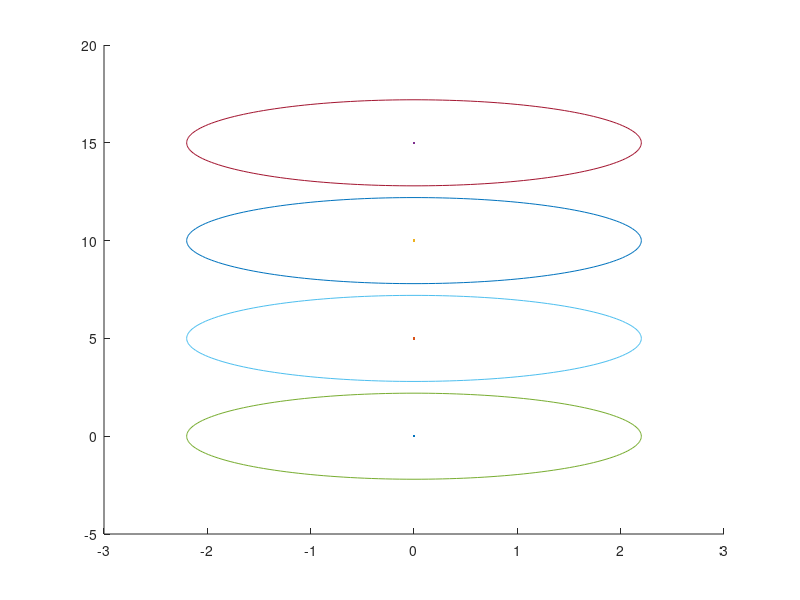

Write MATLAB code to recreate this figure. (Note: this script raises an error after producing the figure.)
clc 
clear all
clf

A=[0 0;0 0];
B=[1 0;0 1];
C=eye(2,2);
D=zeros(2,2);

sys=ss(A,B,C,D);


Num_agen=4;


Ts=0.1;
sysd=c2d(sys,Ts);
Ad=sysd.A;
Bd=sysd.B;
T=50;
%% intial trajectory
count=1;
%X(:,1)=[0;0 ;  20;0 ; 20;20   ;  0;20 ];
X(:,1)=[0;0 ;  0;5 ; 0;10   ;  0;15 ];
for t=0:Ts:10
    if t<2
        u(:,count)=0*ones(2*Num_agen,1);
    else
        u(:,count)=0*ones(2*Num_agen,1);
    end
    for i=1:Num_agen
        X((2*i-1):(2*i),count+1)=Ad*X((2*i-1):(2*i),count)+Bd*u((2*i-1):(2*i),count);
    end
    count=count+1;   
end

X0=X;
for i=1:Num_agen
    hold on
    plot(X((2*i-1),:),X((2*i),:),'.')
end


hold on





%% Laplacian initial traj

X(:,1)=[0;0 ;  0;5 ; 0;15   ;  0;10 ];
%X(:,1)=[20;25 ;  20;20 ; 25;20   ;  25;25 ];
kp = 15.8;
kc = 1.5;
Laplacian = - ones(Num_agen) + Num_agen*eye(Num_agen);
% 
% 
% final = [20;25 ;  20;20 ; 25;20   ;  25;25 ];
% 
% centroid = (ones(Num_agen,Num_agen) * X)/5;
%     centroid_diff = centroid-[final_centeroid(1) final_centeroid(2);final_centeroid(1) final_centeroid(2);final_centeroid(1) final_centeroid(2);final_centeroid(1) final_centeroid(2);final_centeroid(1) final_centeroid(2)];
% 
% V_des = Laplacian*(final-X);



%%
R_obs=2;
R_agent=2.2;
N=length(X(1,:));
obs_center=[
    X(1:2,1)'; ...
    X(3:4,1)'; ...
    X(5:6,1)'; ...
    X(7:8,1)'];
R_plot=[R_agent,R_agent,R_agent,R_agent];
R=2*R_plot;


alpha=1;
obs_num=length(R);
r_default=1;

lambda=10000;

i=1;
figure(1)
tol=0.001;



hold on

theta=linspace(0,2*pi,201);
for j=1:obs_num
    x_theta=R_plot(j)*cos(theta);
    y_theta=R_plot(j)*sin(theta);
    plot(obs_center(j,1)+x_theta,obs_center(j,2)+y_theta)
end
Linear_cost=zeros(1,200);
for iteration=1:60
    


    cvx_solver SDPT3
    cvx_precision best

    cvx_begin 

        variable w(2*Num_agen,N-1)

        variable v(2*Num_agen,N-1)
        variable d(2*Num_agen,N)
        variable U(1,N-1)
        variable s(N*(obs_num-1),Num_agen)
        %variable center(N,2)
        variable v_diff(N-1,Num_agen)
        %variable s_pos(N)
        %minimize (  500*sum(U*Ts) + lambda*sum(sum(abs(v)))  + lambda*(sum(max(s(:,1),0))   +   1*sum(max(s(:,2),0))) )
        
        minimize (  norm(u+w,1) + 10*lambda*sum(sum(abs(v)))  + lambda*(   sum(sum(max(s,0)))   )) 

        subject to
        cvx_precision best
        %cvx_precision low
        E=eye(2);
        d(:,1)==zeros(2*Num_agen,1);

        %center(1,:)==[0,0];


        
        for i=1:N-1
            
            obs_center=[
                X(1:2,i)'; ...
                X(3:4,i)'; ...
                X(5:6,i)'; ...
                X(7:8,i)'];

            center(i,:)=[(X(1,i)+X(3,i)+X(5,i)+X(7,i))/4,(X(2,i)+X(4,i)+X(6,i)+X(8,i))/4];


            final = [20,25 ;  20,20 ; 25,20   ;  25,25 ];
            final_centeroid=[22.5,22.5];
            centroid_diff = center(i,:)-final_centeroid;
            V_des = Laplacian*(final-obs_center);
            V_des=kp*V_des - centroid_diff*kc;
            
            for ii=1:4
                for jj=1:2
                    if V_des(ii,jj)>8
                        V_dess(jj+2*(ii-1),1)=8;
                    elseif V_des(ii,jj)<-8
                        V_dess(jj+2*(ii-1),1)=-8;
                    else
                        V_dess(jj+2*(ii-1),1)=V_des(ii,jj);
                    end
                end
            end
            
            

            for j=1:Num_agen


                -r_default<=w((2*j-1):(2*j),i)<=r_default;
  


                X((2*j-1):(2*j),i+1)+d((2*j-1):(2*j),i+1)== ...
                    (Ad*X((2*j-1):(2*j),i)+Ad*d((2*j-1):(2*j),i))+ ...
                    (Bd*u((2*j-1):(2*j),i)+Bd*w((2*j-1):(2*j),i))+E*v((2*j-1):(2*j),i);
                U(i)==norm(u(:,i),2);

                v_diff(i,j)==norm(u((2*j-1):(2*j),i)    -   V_dess((2*j-1):(2*j))     ,2);




                countk=1;

                for k=1:obs_num
                    if k==j
                        continue
                    end
                    2*R(k)-norm(X((2*j-1):(2*j),i)-obs_center(k,:)',2)- ...
                        (X((2*j-1):(2*j),i)-obs_center(k,:)')'*(X((2*j-1):(2*j),i)+d((2*j-1):(2*j),i)-obs_center(k,:)') ...
                        /norm(X((2*j-1):(2*j),i)-obs_center(k,:)',2)<=s((countk-1)*(N)+i,j);
                    s((countk-1)*(N)+i,j)>=0;
                    countk=countk+1;
                end
            end

        end

        X(:,N)+d(:,N)==[20+20;25 ;  20+20;20 ; 25+20;20   ;  25+20;25 ];
        
    cvx_end

    % 

    Linear_cost(iteration)=norm((u+w),1) + 10*lambda*sum(sum(abs(v)))  + lambda*(   sum(sum(max(s,0)))   );

    if iteration >= 2
        delta_L = (Linear_cost(iteration) - Linear_cost(iteration-1)) / Linear_cost(iteration);
    else
        delta_L = 1;
    end

    w=full(w);
    v=full(v);
    d=full(d);

    rho0 = 0;
    rho1 = 0.25;
    rho2 = 0.7;
    if Linear_cost(iteration)<=10000
        if abs(delta_L) <= rho0
            r_default = max(r_default, 0.8);
            X = X + d;
            u = u + w;
        elseif abs(delta_L) <= rho1
            r_default = r_default/1.5;
            X = X + d;
            u = u + w;
        elseif abs(delta_L) <= rho2
            r_default = r_default / 3.2;
            X = X + d;
            u = u + w;
        else
            X = X + d;
            u = u + w;
            r_default = 0.8;
        end
    else
        X = X + d;
        u = u + w;
        r_default = 0.8;
    end
    abs(delta_L);
    r_default
    hold on
    for i=1:Num_agen
        hold on
        plot(X((2*i-1),:),X((2*i),:),'.')
    end
    ss=0;



    for i=1:N
        
        obs_center=[
            X(1:2,i)'; ...
            X(3:4,i)'; ...
            X(5:6,i)'; ...
            X(7:8,i)'];
        for j=1:Num_agen
            countk=1;
            for k=1:obs_num
                if k==j
                    continue
                end
                ss((countk-1)*(N)+i,j)=R(k)-norm(X((2*j-1):(2*j),i)-obs_center(k,:)',2);
                countk=countk+1;
            end
        end
        
    end

    ss_max=max(ss);


    
    
    if max(max(ss))<0 && iteration>40
        break;
    end
    pause(0.01)
end


%%
figure(2)
hold on
for i=1:N
    for j=1:Num_agen
        hold on
        if j==1
            plot(X((2*j-1),i),X((2*j),i),'r.')
        elseif j==2
            plot(X((2*j-1),i),X((2*j),i),'g.')
        elseif j==3
            plot(X((2*j-1),i),X((2*j),i),'b.')
        elseif j==4
            plot(X((2*j-1),i),X((2*j),i),'c.')
        end
        
        %plot(X0((2*i-1),:),X0((2*i),:),'.')
    end

    obs_center=[
        X(1:2,i)'; ...
        X(3:4,i)'; ...
        X(5:6,i)'; ...
        X(7:8,i)'];


    theta=linspace(0,2*pi,201);
    xlim([-5 50])
    ylim([-5 50])
    for j=1:obs_num
        hold on
        x_theta=R_plot(j)*cos(theta);
        y_theta=R_plot(j)*sin(theta);
        if j==1
            plot(obs_center(j,1)+x_theta,obs_center(j,2)+y_theta,'r')
        elseif j==2
            plot(obs_center(j,1)+x_theta,obs_center(j,2)+y_theta,'g')
        elseif j==3
            plot(obs_center(j,1)+x_theta,obs_center(j,2)+y_theta,'b')
        elseif j==4
            plot(obs_center(j,1)+x_theta,obs_center(j,2)+y_theta,'c')
        end
    end

pause(0.05)
clf


end









%% utility funcitons


function XX=stack_vec(X,u)
    XX=reshape(X(:,1:end-1),[length((X(:,1)))*length(X(1,:))-4,1]);
    uu=reshape(u,[length((u(:,1)))*length(u(1,:)),1]);
    XX=[XX;uu];
end


function [X,u]=unstack_vec(XX,uu)
    X=reshape(XX,[4,length(XX)/4]);
    u=reshape(uu,[2,length(uu)/2]);
end